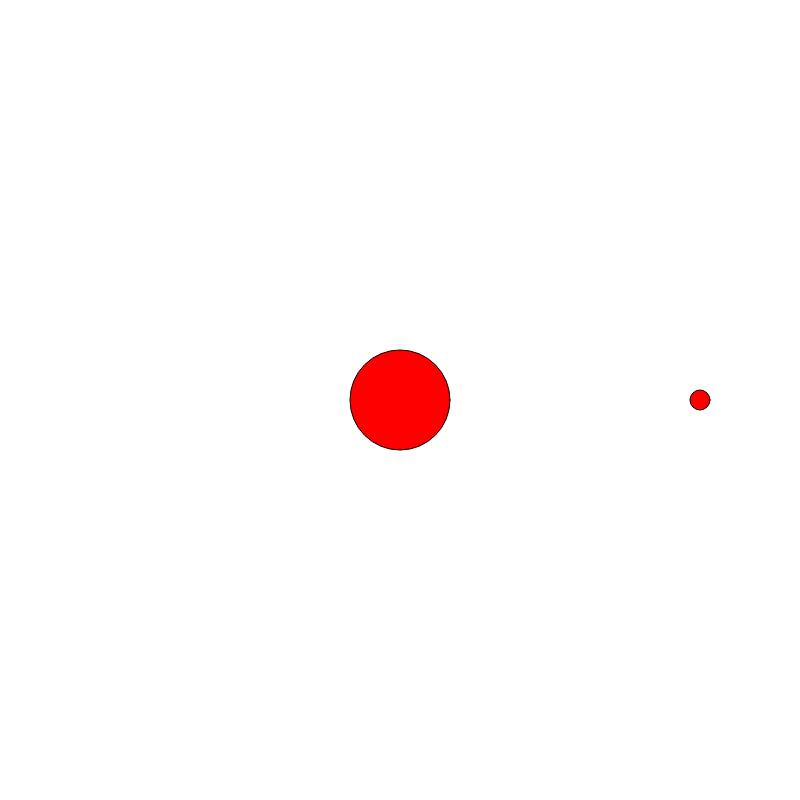
Frame 1 (no input)
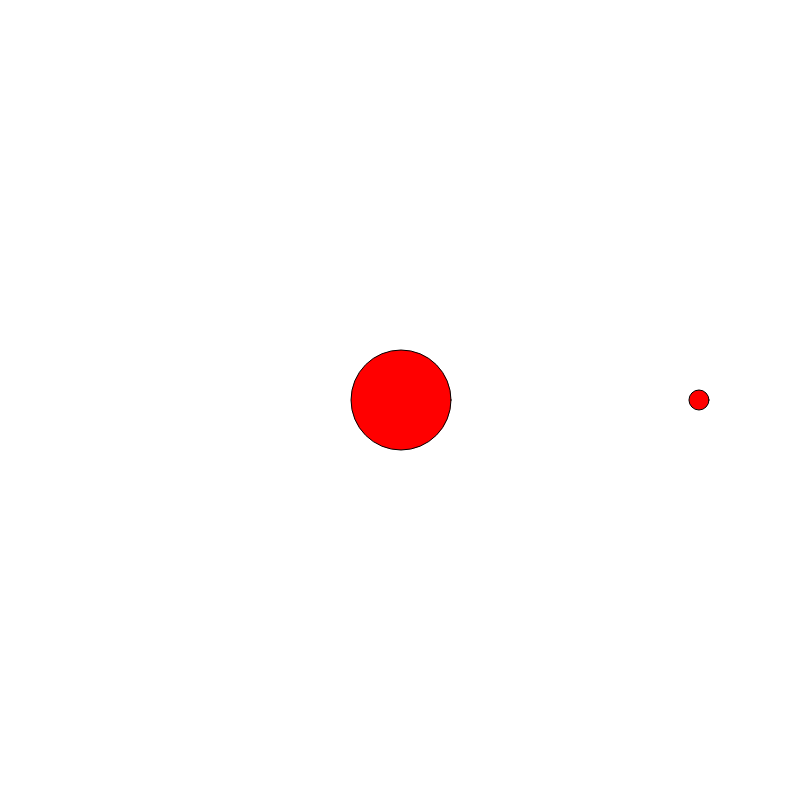
Frame 60 (no input)
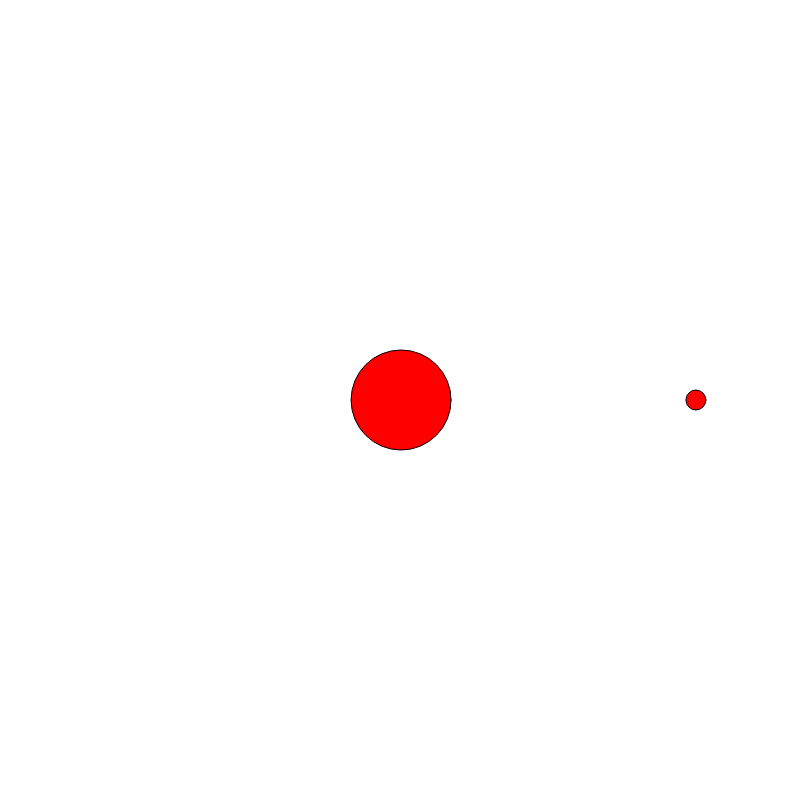
Frame 120 (the mouse pressed at the canvas centre since frame 60)

The p5.js sketch that drew these frames (run headless with seeded random() and noise() and a simulated clock; from frame 60 on, the mouse is pressed at the canvas centre):

// p5.js sketch
// ── sketch.js
let G = 10; // gravitational constant
let planets = []; // array of planets
let selectedPlanet = null; // currently selected planet
let mouseOffset = null; // offset between mouse and selected planet
let mouseHeld = false; // true if mouse is currently held down
let dt = 0.10; // time step

class Planet {
  constructor(x, y, mass) {
    this.pos = createVector(x, y);
    this.vel = createVector(0, 0);
    this.mass = mass;
  }

  draw() {
    stroke(0);
    fill(255, 0, 0);
    ellipse(this.pos.x, this.pos.y, this.mass * 2, this.mass * 2);
  }

  isMouseOver() {
    let d = dist(mouseX, mouseY, this.pos.x, this.pos.y);
    return d < this.mass;
  }

  isColliding(other) {
    let d = p5.Vector.dist(this.pos, other.pos);
    return d < this.mass + other.mass;
  }
}

function setup() {
  createCanvas(800, 800);
  // create two planets
  planets.push(new Planet(width/2, height/2, 50));
  planets.push(new Planet(width/2 + 300, height/2, 10));
}

function draw() {
  background(255);
  // update positions and velocities of planets
  for (let i = 0; i < planets.length; i++) {
    let planet = planets[i];
    let acc = createVector(0, 0);
    for (let j = 0; j < planets.length; j++) {
      if (i != j) {
        acc.add(getGravity(planet.pos, planet.mass, planets[j].pos, planets[j].mass));
      }
    }
    planet.vel.add(p5.Vector.mult(acc, dt));
    planet.pos.add(p5.Vector.mult(planet.vel, dt));
    
    // check for collisions with other planets
    for (let j = i+1; j < planets.length; j++) {
      let other = planets[j];
      if (planet.isColliding(other)) {
        let impulse = p5.Vector.sub(other.pos, planet.pos);
        impulse.setMag((planet.vel.mag() + other.vel.mag())/2);
        planet.vel.add(p5.Vector.mult(impulse, -1/planet.mass));
        other.vel.add(p5.Vector.mult(impulse, 1/other.mass));
      }
    }
    
    // check for collisions with canvas borders
    if (planet.pos.x - planet.mass < 0 && planet.vel.x < 0) {
      planet.vel.x *= -1;
    }
    if (planet.pos.x + planet.mass > width && planet.vel.x > 0) {
      planet.vel.x *= -1;
    }
    if (planet.pos.y - planet.mass < 0 && planet.vel.y < 0) {
      planet.vel.y *= -1;
    }
    if (planet.pos.y + planet.mass > height && planet.vel.y > 0) {
      planet.vel.y *= -1;
    }
  }
  // draw planets
  for (let planet of planets) {
    planet.draw();
  }
  // handle mouse interaction
  if (selectedPlanet != null) {
    if (mouseHeld) {
      // move selected planet to mouse position
      selectedPlanet.pos.x = mouseX - mouseOffset.x;
      selectedPlanet.pos.y = mouseY - mouseOffset.y;
    } else {
      // throw selected planet based on mouse velocity
      selectedPlanet.vel = createVector(mouseX - pmouseX, mouseY - pmouseY);
      selectedPlanet = null;
    }
  }
}

function mousePressed() {
  // check if mouse is over a planet
  for (let planet of planets) {
    if (planet.isMouseOver()) {
      selectedPlanet = planet;
      mouseOffset = createVector(mouseX - planet.pos.x, mouseY - planet.pos.y);
      mouseHeld = true;
      break;
    }
  }
}

function mouseReleased() {
  mouseHeld = false;
}

// calculate gravitational force between two planets
function getGravity(pos1, mass1, pos2, mass2) {
  let r = p5.Vector.dist(pos1, pos2);
  let f = G * mass1 * mass2 / (r * r);
  let dir = p5.Vector.sub(pos2, pos1);
  dir.setMag(f);
  return dir;
}
